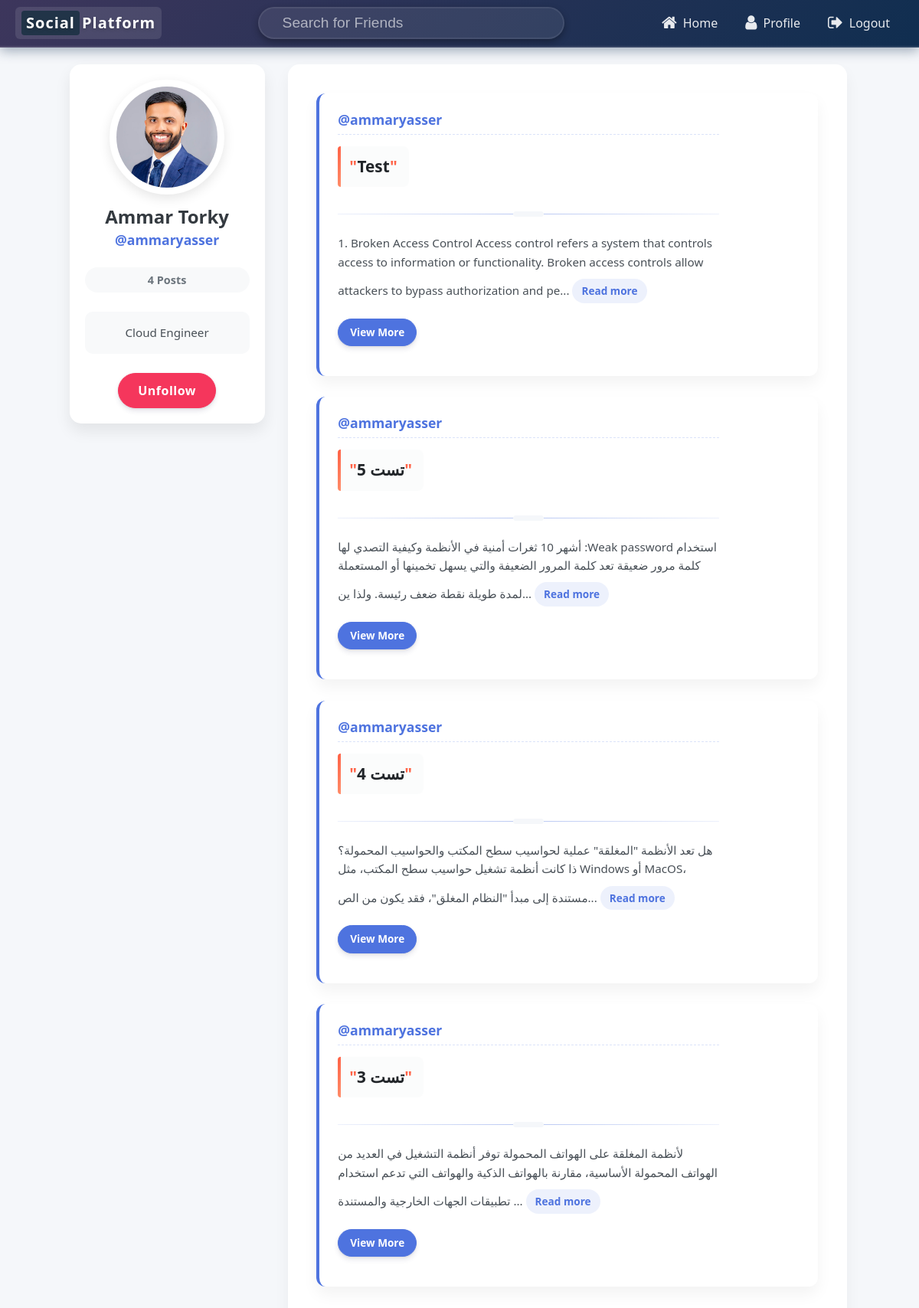
Screenshot of /user/ammaryasser/ (signed in) with the database file from the repository.
### core/models.py (models this page shows, shortened)
class User(AbstractUser):
    profile_pic = models.ImageField(default='profile_pics/default.jpg',upload_to='profile_pics')
    bio = models.TextField(null = True ,max_length=500,blank=True,default='')
    def get_num_posts(self):
        return Post.objects.filter(user=self).count()
    def is_following(self, user_B):
        count = Friends.objects.filter(user_A = self , user_B = user_B).count()
        if count > 0:
            return True
        else:
            return False

class Post(models.Model):
    user = models.ForeignKey(User, on_delete=models.CASCADE)
    caption = models.TextField(max_length=800 , null=False)
    date = models.DateTimeField(auto_now_add=True)
    target_url = models.URLField(default="https://example.com")
    description = models.TextField(blank=True, null=True)

### core/views.py (the view)
# urls.py: path('user/<str:username>/', FriendProfile.as_view(), name='friend_profile_page'),
@method_decorator(login_required(login_url='login_page'), name='dispatch')
class FriendProfile(ListView):
    model = Post
    template_name = 'friend_profile.html'
    paginate_by = 5
    def get(self, *args, **kwargs):
        friend_username = self.kwargs['username'] # usernmae in url line
        logged_in_username = self.request.user.username
        if friend_username == logged_in_username:
            return redirect('profile_page')
        else:
            return super(FriendProfile, self).get( *args, **kwargs)
    def get_context_data(self, **kwargs):
        context = super().get_context_data(**kwargs)
        friend_username = self.kwargs['username'] # usernmae in url line
        friend = User.objects.get(username=friend_username) # to get the user from database
        context['friend'] = friend
        is_following  = self.request.user.is_following(friend)
        context['is_following'] = is_following
        return context
    def get_queryset(self):
        friend_username = self.kwargs['username'] # usernmae in url line
        friend = User.objects.get(username=friend_username) # to get the user from database
        return Post.objects.filter(user = friend).order_by('-date')

### Templates/friend_profile.html (shortened to what this page needs)
{%  extends 'base.html' %}
{% load crispy_forms_tags %}
{% load static %}
{% block extra_css %}
<link rel="stylesheet" href="{% static 'css/friendprofile.css' %}">
{% endblock %}
{% block navbar %}
{%  include 'navbar.html' %}
{% endblock navbar %}
{% block content %}
<div class="row" style="margin-top:2%;">
    <div class="col-md-3" style="margin-left:4%; text-align: center;">
        <div class="card card-body" style="border-radius:25px;">
            <img class="img-fluid img-thumbnail"  src="{{friend.profile_pic.url}}" >
            <h3 >{{friend.first_name}} {{friend.last_name}}</h3>
            <a href="#"><h4 >@{{friend.username}}</h4></a>
            <h6>{{friend.get_num_posts}} Posts</h6>
            <p>{{friend.bio}}</p>
            {% if is_following %}
            <a href="/unfollow/{{friend.id}}">             <button type="button" class="btn btn-danger">Unfollow</button>            </a>
            {%  else %}
            <a href="/follow/{{friend.id}}">             <button type="button" class="btn btn-success">Follow</button>            </a>
            {% endif %}
        </div>
    </div>
    <div class="col-md-8" >
        <div class="card card-body" style="border-radius:25px; min-height:100%;">
            {% for post in object_list %}
            <div class="card" style="margin: 2%;">
                <div class="card-body row">
                    <div class="col-md-10">
                        <div class="user-info-header">
                            <a href="/user/{{ post.user.username }}" class="card-link"><h4>@{{ post.user.username }}</h4></a>
                        </div>
                        <p class="card-text post-caption">
                            <a href="{% url 'post_brief' post.id %}" style="text-decoration: none; color: inherit;">
                                <span style="color: #FF6347;">"</span>{{ post.caption }}<span style="color: #FF6347;">"</span>
                            </a>
                        </p>
                        {% if post.description %}
                            <span class="content-divider"></span>
                            <div class="description-container">
                                {% if post.description|length > 180 %}
                                    <span id="short-{{ post.id }}">{{ post.description|slice:":180" }}...</span>
                                    <a href="javascript:void(0);" onclick="toggleReadMore('{{ post.id }}')" id="btn-{{ post.id }}" class="read-more-btn">Read more</a>
                                {% else %}
                                    {{ post.description }}
                                {% endif %}
                                <a href="{% url 'post_brief' post.id %}" class="btn btn-info btn-sm">View More</a>
                            </div>
                        {% endif %}
                    </div>
                </div>
            </div>
            {% endfor %}
        </div>
        <br>
    </div>
</div>
{% endblock content %}

### static/css/friendprofile.css (style rules this page uses)
body { background-color: #f5f7fa; font-family: 'Segoe UI', Tahoma, Geneva, Verdana, sans-serif; }
.col-md-3 .card { border: none !important; border-radius: 15px !important; box-shadow: 0 10px 20px rgba(0, 0, 0, 0.08); overflow: hidden; transition: transform 0.3s ease, box-shadow 0.3s ease; }
.col-md-3 .img-fluid { width: 150px; height: 150px; object-fit: cover; border-radius: 50%; border: 5px solid #fff; box-shadow: 0 5px 15px rgba(0, 0, 0, 0.1); margin: 0 auto 15px; transition: transform 0.3s ease; }
.col-md-3 h3 { color: #343a40; font-weight: 700; margin-bottom: 5px; font-size: 1.5rem; }
.col-md-3 h4 { color: #4e73df; font-weight: 600; margin-bottom: 15px; font-size: 1.1rem; transition: color 0.3s ease; }
.col-md-3 h6 { color: #6c757d; font-weight: 600; background-color: #f8f9fa; padding: 8px 15px; border-radius: 30px; display: inline-block; margin: 10px 0; font-size: 0.9rem; }
.col-md-3 p { color: #495057; line-height: 1.6; background-color: #f8f9fa; padding: 15px; border-radius: 10px; margin: 15px 0; font-size: 0.95rem; }
.col-md-3 .btn { border-radius: 30px; padding: 10px 25px; font-weight: 600; box-shadow: 0 4px 6px rgba(50, 50, 93, 0.11), 0 1px 3px rgba(0, 0, 0, 0.08); transition: all 0.3s ease; margin-top: 10px; letter-spacing: 0.5px; }
.col-md-3 .btn-danger { background-color: #f5365c; border-color: #f5365c; }
.col-md-8 .card { border: none !important; border-radius: 15px !important; box-shadow: 0 10px 20px rgba(0, 0, 0, 0.05); background-color: #fff; }
.col-md-8 .card .card { margin: 15px 0; border-radius: 12px !important; border-left: 4px solid #4e73df !important; transition: all 0.3s ease; }
.col-md-8 .card-body { padding: 1.5rem; }
.user-info-header { display: flex; justify-content: space-between; align-items: center; margin-bottom: 15px; padding-bottom: 8px; border-bottom: 1px dashed rgba(78, 115, 223, 0.2); }
.user-info-header h4 { margin: 0; color: #4e73df; font-weight: 600; font-size: 1.1rem; transition: color 0.3s ease; }
.post-caption { font-size: 1.3rem; line-height: 1.6; margin-bottom: 15px; font-weight: 700; padding: 10px 15px; background-color: rgba(248, 249, 250, 0.5); border-radius: 8px; position: relative; display: inline-block; max-width: 100%; }
.post-caption::before { content: ""; position: absolute; top: 0; left: 0; width: 4px; height: 100%; background: linear-gradient(to bottom, #FF6347, #FF8C69); border-radius: 4px 0 0 4px; }
.post-caption a { text-decoration: none; color: inherit; }
.post-caption span { color: #FF6347; font-weight: 700; }
.content-divider { display: block; height: 1px; background: linear-gradient(to right, rgba(78, 115, 223, 0.1), rgba(78, 115, 223, 0.4), rgba(78, 115, 223, 0.1)); margin: 20px 0; position: relative; }
.content-divider::after { content: ""; position: absolute; top: -3px; left: 50%; transform: translateX(-50%); width: 40px; height: 7px; border-radius: 10px; background-color: #f5f7fa; }
.description-container { color: #495057; line-height: 1.6; font-size: 0.95rem; padding: 5px 0 15px; position: relative; transition: all 0.3s ease; }
.read-more-btn { display: inline-block; color: #4e73df; font-weight: 600; font-size: 0.85rem; margin: 10px 15px 10px 0; text-decoration: none; padding: 5px 12px; border-radius: 30px; background-color: rgba(78, 115, 223, 0.1); transition: all 0.3s ease; }
.col-md-8 .btn-info { background-color: #4e73df; border-color: #4e73df; border-radius: 30px; padding: 7px 15px; font-size: 0.85rem; font-weight: 600; transition: all 0.3s ease; box-shadow: 0 4px 6px rgba(50, 50, 93, 0.11), 0 1px 3px rgba(0, 0, 0, 0.08); margin-left: 0; margin-top: 10px; display: block; width: fit-content; clear: both; }
.card-link { color: #6c757d; font-size: 0.85rem; transition: color 0.3s ease; text-decoration: none; }
.row { animation: fadeInUp 0.5s ease forwards; }

### rows the page displays
User: profile_pic (picture), first_name "Ammar", last_name "Torky", username "ammaryasser", get_num_posts "4", bio "Cloud Engineer"
Post: user.username "ammaryasser", caption "Test", description "1. Broken Access Control Access control refers a system that controls access to information or functionality. Broken access controls allow attackers to bypass authorization and pe"
Post: user.username "ammaryasser", caption "تست 5", description "أشهر 10 ثغرات أمنية في الأنظمة وكيفية التصدي لها :Weak password استخدام كلمة مرور ضعيقة تعد كلمة المرور الضعيفة والتي يسهل تخمينها أو المستعملة لمدة طويلة نقطة ضعف رئيسة. ولذا ين"
Post: user.username "ammaryasser", caption "تست 4", description "هل تعد الأنظمة \"المغلقة\" عملية لحواسيب سطح المكتب والحواسيب المحمولة؟ ذا كانت أنظمة تشغيل حواسيب سطح المكتب، مثل Windows أو MacOS، مستندة إلى مبدأ \"النظام المغلق\"، فقد يكون من الص"
Post: user.username "ammaryasser", caption "تست 3", description "لأنظمة المغلقة على الهواتف المحمولة توفر أنظمة التشغيل في العديد من الهواتف المحمولة الأساسية، مقارنة بالهواتف الذكية والهواتف التي تدعم استخدام تطبيقات الجهات الخارجية والمستندة"
